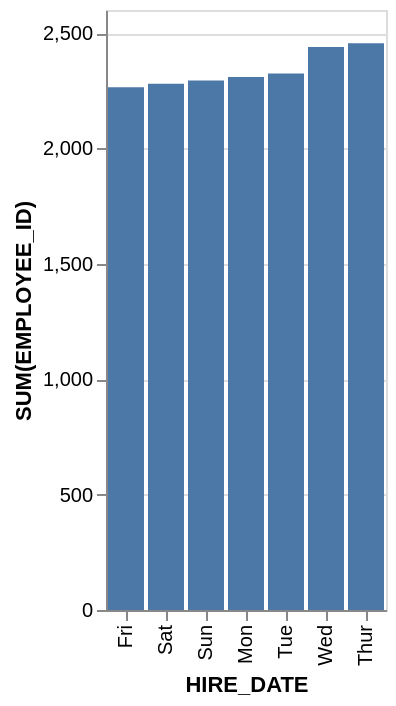

Write a Vega-Lite specification for this figure.
### Vega-Lite specification from a JSON file in a GitHub repository (floating-point values rounded to 4 significant figures)
{"data": {"values": [{"x_data": "Fri", "y_data": 2265}, {"x_data": "Sat", "y_data": 2280}, {"x_data": "Sun", "y_data": 2295}, {"x_data": "Mon", "y_data": 2310}, {"x_data": "Tue", "y_data": 2325}, {"x_data": "Wed", "y_data": 2440}, {"x_data": "Thur", "y_data": 2456}]}, "mark": "bar", "encoding": {"x": {"field": "x_data", "type": "nominal", "title": "HIRE_DATE", "sort": {"op": "sum", "field": "y_data", "order": "ascending"}}, "y": {"field": "y_data", "type": "quantitative", "title": "SUM(EMPLOYEE_ID)"}}}
